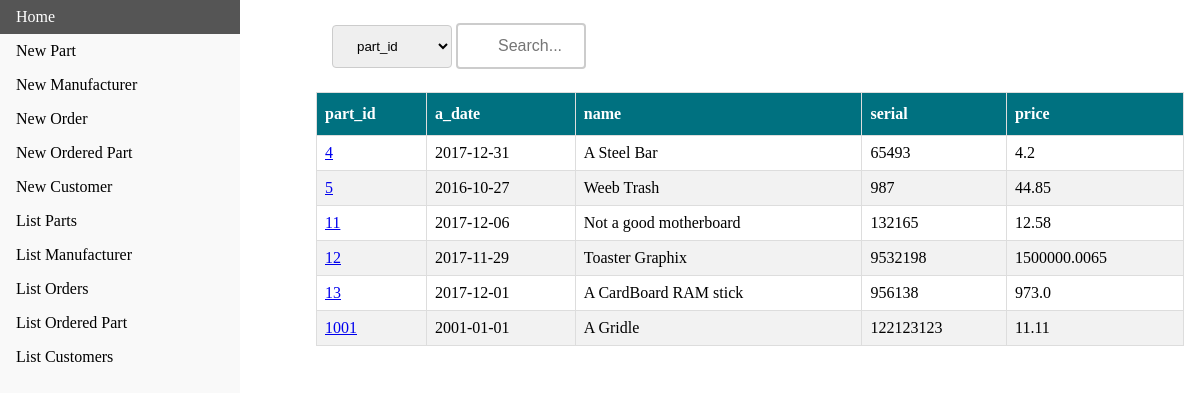
Screenshot of /list/part with the database file from the repository.
### tables this page shows
CREATE TABLE "part" (
part_id INTEGER NOT NULL PRIMARY KEY,
a_date TEXT NOT NULL,
name TEXT NOT NULL,
serial INTEGER NOT NULL,
price REAL NOT NULL );

### webpage.py (the view)
@app.route('/list/<itype>')
@app.route('/list')
def list(itype='null'):
    if itype == 'null':
        return render_template('index.html')
    elif itype == 'part' or itype == 'customer' or itype == 'manufacturer' or itype == 'order' or itype == 'ordered_part':
        con = sql.connect("test3.db")
        con.row_factory = sql.Row
        cur = con.cursor()
        com = "SELECT * FROM '" + itype + "'"
        cur.execute(com)
        names = [description[0] for description in cur.description]
        rows = cur.fetchall()
    else:
        return render_template('index.html')
    return render_template("list.html", names=names, rows=rows, tname=itype)

### templates/list.html (shortened to what this page needs)
<!doctype html>
<html>
  <head>
    <link rel="stylesheet" type="text/css" href="{{ url_for('static', filename='css/navbar.css') }}" />
    <link rel="stylesheet" type="text/css" href="{{ url_for('static', filename='css/table.css') }}" />
    <link rel="stylesheet" type="text/css" href="{{ url_for('static', filename='css/button.css') }}" />
  </head>
  <body>
    <ul>
			<li><a href="/" >Home</a></li>
			<li><a href="/insert/part">New Part</a></li>
			<li><a href="/insert/man">New Manufacturer</a></li>
			<li><a href="/insert/order">New Order</a></li>
			<li><a href="/insert/op">New Ordered Part</a></li>
			<li><a href="/insert/cust">New Customer</a></li>
			<li><a href="/list/part">List Parts</a></li>
			<li><a href="/list/manufacturer">List Manufacturer</a></li>
			<li><a href="/list/order">List Orders</a></li>
			<li><a href="/list/ordered_part">List Ordered Part</a></li>
			<li><a href="/list/customer">List Customers</a></li>
		</ul>
    <div style="margin-left:25%; padding:1px 16px; height:100%;">
	    <div class="searchBar" style="margin-top: 15px; margin-bottom: 15px; padding: 1px 16px;">
        <form action="{{ url_for('search', itype=tname) }}" method="POST">
          <select name="selection">
            {% for col in names %}
            <option value="{{ col }}">{{ col }}</option>
            {% endfor %}
          </select>
          <input class="searchBar" type=text name="search" placeholder="Search...">
        </form>
      </div>
      <table>
        <thead>
          <tr>
            {% for col in names %}
              <th>{{ col }}</th>
            {% endfor %}
          </tr>
        </thead>
        <tbody>
          {% for row in rows %}
          <tr>
            {% for i in row %}
              {% if row[0] == i %}
                {% if names[0] == 'part_id' and names[1] == 'order_id' %}
                  <td><a href="{{ url_for('display',itype=tname, ident1=row[0], ident2=row[1]) }}" >{{ i }}</a> </td>
                {% else %}
                  <td><a href="{{ url_for('display',itype=tname, ident1=row[0]) }}">{{ i }}</a></td>
                {% endif %}
              {% else %}
                <td>{{ i }}</td>
              {% endif %}
            {% endfor %}
          </tr>
        {% endfor %}
        </tbody>
      </table>
    </div>
  </body>
</html>

### static/css/navbar.css (style rules this page uses)
body { margin: 0; }
ul { list-style-type: none; margin: 0; padding: 0; width: 20vw; background-color: #f1f1f175; position: fixed; height: 100%; overflow: auto; }
li a { display: block; color: #000; padding: 8px 16px; text-decoration: none; }

### static/css/table.css (style rules this page uses)
div { border-radius: 5px; background-color: #ffffffea; }
table { font-family: MuseoSans; border-collapse: collapse; width: 100%; }
tr { border-bottom: 1px solid #f2f2f2; }
th, td { border: 1px solid #ddd; padding: 8px; }
th { padding-top: 12px; padding-bottom: 12px; text-align: left; background-color: rgb(0, 113, 128); color: white; }
tr:nth-child(even) { background-color: #f2f2f2; }

### static/css/button.css (style rules this page uses)
.searchBar input[type=text] { width: 130px; box-sizing: border-box; border: 2px solid #ccc; border-radius: 4px; font-size: 16px; background-color: white; background-position: 10px 10px; background-repeat: no-repeat; padding: 12px 20px 12px 40px; -webkit-transition: width 0.4s ease-in-out; transition: width 0.4s ease-in-out; }
select { width: 10vw; padding: 12px 20px; margin: 8px 0; display: inline-block; border: 1px solid #ccc; border-radius: 4px; box-sizing: border-box; }

### rows the page displays
part: row "4", a_date "2017-12-31", name "A Steel Bar", serial "65493", price "4.2"
part: row "5", a_date "2016-10-27", name "Weeb Trash", serial "987", price "44.85"
part: row "11", a_date "2017-12-06", name "Not a good motherboard", serial "132165", price "12.58"
part: row "12", a_date "2017-11-29", name "Toaster Graphix", serial "9532198", price "1500000.0065"
part: row "13", a_date "2017-12-01", name "A CardBoard RAM stick", serial "956138", price "973.0"
part: part_id "1001", a_date "2001-01-01", name "A Gridle", serial "122123123", price "11.11"

### other values shown
{{ col }} "part_id" "a_date" "name" "serial" "price"
form field selection "part_id"
